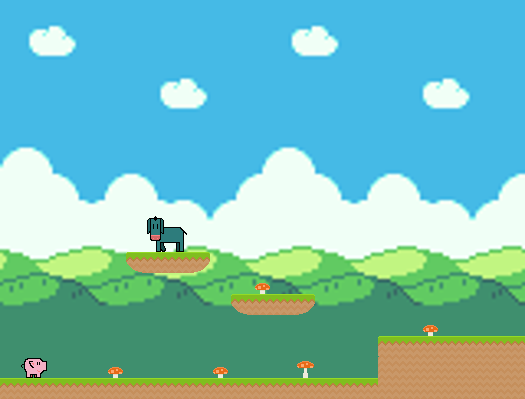

Below is a game level as drawn by its tile map, then a one-line description and the .tmx file that defines it, in full:
An orthogonal 25x19 tile map with 21x21 px tiles, 6 tile layers (platforms, collectables, objects, mobs, ...), 2 tilesets, 1 image layer.

<map version="1.0" tiledversion="1.0.2" orientation="orthogonal" renderorder="left-down" width="25" height="19" tilewidth="21" tileheight="21" infinite="0" nextobjectid="1">
 <tileset firstgid="1" source="sprites.tsx" />
 <tileset firstgid="901" source="characters.tsx" />
 <imagelayer name="bg">
  <image source="../bg_512x384.png" width="525" height="384" />
 </imagelayer>
 <layer name="platforms" width="25" height="19">
  <data encoding="csv">
0,0,0,0,0,0,0,0,0,0,0,0,0,0,0,0,0,0,0,0,0,0,0,0,0,
0,0,0,0,0,0,0,0,0,0,0,0,0,0,0,0,0,0,0,0,0,0,0,0,0,
0,0,0,0,0,0,0,0,0,0,0,0,0,0,0,0,0,0,0,0,0,0,0,0,0,
0,0,0,0,0,0,0,0,0,0,0,0,0,0,0,0,0,0,0,0,0,0,0,0,0,
0,0,0,0,0,0,0,0,0,0,0,0,0,0,0,0,0,0,0,0,0,0,0,0,0,
0,0,0,0,0,0,0,0,0,0,0,0,0,0,0,0,0,0,0,0,0,0,0,0,0,
0,0,0,0,0,0,0,0,0,0,0,0,0,0,0,0,0,0,0,0,0,0,0,0,0,
0,0,0,0,0,0,0,0,0,0,0,0,0,0,0,0,0,0,0,0,0,0,0,0,0,
0,0,0,0,0,0,0,0,0,0,0,0,0,0,0,0,0,0,0,0,0,0,0,0,0,
0,0,0,0,0,0,0,0,0,0,0,0,0,0,0,0,0,0,0,0,0,0,0,0,0,
0,0,0,0,0,0,0,0,0,0,0,0,0,0,0,0,0,0,0,0,0,0,0,0,0,
0,0,0,0,0,0,0,0,0,0,0,0,0,0,0,0,0,0,0,0,0,0,0,0,0,
0,0,0,0,0,0,126,124,124,156,0,0,0,0,0,0,0,0,0,0,0,0,0,0,0,
0,0,0,0,0,0,0,0,0,0,0,0,0,0,0,0,0,0,0,0,0,0,0,0,0,
0,0,0,0,0,0,0,0,0,0,0,126,124,124,156,0,0,0,0,0,0,0,0,0,0,
0,0,0,0,0,0,0,0,0,0,0,0,0,0,0,0,0,0,0,0,0,0,0,0,0,
0,0,0,0,0,0,0,0,0,0,0,0,0,0,0,0,0,0,123,124,124,124,124,124,124,
0,0,0,0,0,0,0,0,0,0,0,0,0,0,0,0,0,0,153,153,153,153,153,153,153,
124,124,124,124,124,124,124,124,124,124,124,124,124,124,124,124,124,124,153,153,153,153,153,153,153
</data>
 </layer>
 <layer name="collectables" width="25" height="19">
  <data encoding="csv">
0,0,0,0,0,0,0,0,0,0,0,0,0,0,0,0,0,0,0,0,0,0,0,0,0,
0,0,0,0,0,0,0,0,0,0,0,0,0,0,0,0,0,0,0,0,0,0,0,0,0,
0,0,0,0,0,0,0,0,0,0,0,0,0,0,0,0,0,0,0,0,0,0,0,0,0,
0,0,0,0,0,0,0,0,0,0,0,0,0,0,0,0,0,0,0,0,0,0,0,0,0,
0,0,0,0,0,0,0,0,0,0,0,0,0,0,0,0,0,0,0,0,0,0,0,0,0,
0,0,0,0,0,0,0,0,0,0,0,0,0,0,0,0,0,0,0,0,0,0,0,0,0,
0,0,0,0,0,0,0,0,0,0,0,0,0,0,0,0,0,0,0,0,0,0,0,0,0,
0,0,0,0,0,0,0,0,0,0,0,0,0,0,0,0,0,0,0,0,0,0,0,0,0,
0,0,0,0,0,0,0,0,0,0,0,0,0,0,0,0,0,0,0,0,0,0,0,0,0,
0,0,0,0,0,0,0,0,0,0,0,0,0,0,0,0,0,0,0,0,0,0,0,0,0,
0,0,0,0,0,0,0,0,0,0,0,0,0,0,0,0,0,0,0,0,0,0,0,0,0,
0,0,0,0,0,0,0,0,0,0,0,0,0,0,0,0,0,0,0,0,0,0,0,0,0,
0,0,0,0,0,0,0,0,0,0,0,0,0,0,0,0,0,0,0,0,0,0,0,0,0,
0,0,0,0,0,0,0,0,0,0,0,0,457,0,0,0,0,0,0,0,0,0,0,0,0,
0,0,0,0,0,0,0,0,0,0,0,0,0,0,0,0,0,0,0,0,0,0,0,0,0,
0,0,0,0,0,0,0,0,0,0,0,0,0,0,0,0,0,0,0,0,457,0,0,0,0,
0,0,0,0,0,0,0,0,0,0,0,0,0,0,0,0,0,0,0,0,0,0,0,0,0,
0,0,0,0,0,457,0,0,0,0,457,0,0,0,459,0,0,0,0,0,0,0,0,0,0,
0,0,0,0,0,0,0,0,0,0,0,0,0,0,0,0,0,0,0,0,0,0,0,0,0
</data>
 </layer>
 <layer name="objects" width="25" height="19">
  <data encoding="csv">
0,0,0,0,0,0,0,0,0,0,0,0,0,0,0,0,0,0,0,0,0,0,0,0,0,
0,0,0,0,0,0,0,0,0,0,0,0,0,0,0,0,0,0,0,0,0,0,0,0,0,
0,0,0,0,0,0,0,0,0,0,0,0,0,0,0,0,0,0,0,0,0,0,0,0,0,
0,0,0,0,0,0,0,0,0,0,0,0,0,0,0,0,0,0,0,0,0,0,0,0,0,
0,0,0,0,0,0,0,0,0,0,0,0,0,0,0,0,0,0,0,0,0,0,0,0,0,
0,0,0,0,0,0,0,0,0,0,0,0,0,0,0,0,0,0,0,0,0,0,0,0,0,
0,0,0,0,0,0,0,0,0,0,0,0,0,0,0,0,0,0,0,0,0,0,0,0,0,
0,0,0,0,0,0,0,0,0,0,0,0,0,0,0,0,0,0,0,0,0,0,0,0,0,
0,0,0,0,0,0,0,0,0,0,0,0,0,0,0,0,0,0,0,0,0,0,0,0,0,
0,0,0,0,0,0,0,0,0,0,0,0,0,0,0,0,0,0,0,0,0,0,0,0,0,
0,0,0,0,0,0,0,0,0,0,0,0,0,0,0,0,0,0,0,0,0,0,0,0,0,
0,0,0,0,0,0,0,0,0,0,0,0,0,0,0,0,0,0,0,0,0,0,0,0,0,
0,0,0,0,0,0,0,0,0,0,0,0,0,0,0,0,0,0,0,0,0,0,0,0,0,
0,0,0,0,0,0,0,0,0,0,0,0,0,0,0,0,0,0,0,0,0,0,0,0,0,
0,0,0,0,0,0,0,0,0,0,0,0,0,0,0,0,0,0,0,0,0,0,0,0,0,
0,0,0,0,0,0,0,0,0,0,0,0,0,0,0,0,0,0,0,0,0,0,0,0,0,
0,0,0,0,0,0,0,0,0,0,0,0,0,0,0,0,0,0,0,0,0,0,0,0,0,
0,0,0,0,0,0,0,0,0,0,0,0,0,0,0,0,0,0,0,0,0,0,0,0,0,
0,0,0,0,0,0,0,0,0,0,0,0,0,0,0,0,0,0,0,0,0,0,0,0,0
</data>
 </layer>
 <layer name="mobs" width="25" height="19">
  <data encoding="csv">
0,0,0,0,0,0,0,0,0,0,0,0,0,0,0,0,0,0,0,0,0,0,0,0,0,
0,0,0,0,0,0,0,0,0,0,0,0,0,0,0,0,0,0,0,0,0,0,0,0,0,
0,0,0,0,0,0,0,0,0,0,0,0,0,0,0,0,0,0,0,0,0,0,0,0,0,
0,0,0,0,0,0,0,0,0,0,0,0,0,0,0,0,0,0,0,0,0,0,0,0,0,
0,0,0,0,0,0,0,0,0,0,0,0,0,0,0,0,0,0,0,0,0,0,0,0,0,
0,0,0,0,0,0,0,0,0,0,0,0,0,0,0,0,0,0,0,0,0,0,0,0,0,
0,0,0,0,0,0,0,0,0,0,0,0,0,0,0,0,0,0,0,0,0,0,0,0,0,
0,0,0,0,0,0,0,0,0,0,0,0,0,0,0,0,0,0,0,0,0,0,0,0,0,
0,0,0,0,0,0,0,0,0,0,0,0,0,0,0,0,0,0,0,0,0,0,0,0,0,
0,0,0,0,0,0,0,0,0,0,0,0,0,0,0,0,0,0,0,0,0,0,0,0,0,
0,0,0,0,0,0,0,0,0,0,0,0,0,0,0,0,0,0,0,0,0,0,0,0,0,
0,0,0,0,0,0,0,0,0,0,0,0,0,0,0,0,0,0,0,0,0,0,0,0,0,
0,0,0,0,0,0,0,0,0,0,0,0,0,0,0,0,0,0,0,0,0,0,0,0,0,
0,0,0,0,0,0,0,0,0,0,0,0,0,0,0,0,0,0,0,0,0,0,0,0,0,
0,0,0,0,0,0,0,0,0,0,0,0,0,0,0,0,0,0,0,0,0,0,0,0,0,
0,0,0,0,0,0,0,0,0,0,0,0,0,0,0,0,0,0,0,0,0,0,0,0,0,
0,0,0,0,0,0,0,0,0,0,0,0,0,0,0,0,0,0,0,0,0,0,0,0,0,
0,0,0,0,0,0,0,0,0,0,0,0,0,0,0,0,0,0,0,0,0,0,0,0,0,
0,0,0,0,0,0,0,0,0,0,0,0,0,0,0,0,0,0,0,0,0,0,0,0,0
</data>
 </layer>
 <layer name="pig" width="25" height="19">
  <data encoding="csv">
0,0,0,0,0,0,0,0,0,0,0,0,0,0,0,0,0,0,0,0,0,0,0,0,0,
0,0,0,0,0,0,0,0,0,0,0,0,0,0,0,0,0,0,0,0,0,0,0,0,0,
0,0,0,0,0,0,0,0,0,0,0,0,0,0,0,0,0,0,0,0,0,0,0,0,0,
0,0,0,0,0,0,0,0,0,0,0,0,0,0,0,0,0,0,0,0,0,0,0,0,0,
0,0,0,0,0,0,0,0,0,0,0,0,0,0,0,0,0,0,0,0,0,0,0,0,0,
0,0,0,0,0,0,0,0,0,0,0,0,0,0,0,0,0,0,0,0,0,0,0,0,0,
0,0,0,0,0,0,0,0,0,0,0,0,0,0,0,0,0,0,0,0,0,0,0,0,0,
0,0,0,0,0,0,0,0,0,0,0,0,0,0,0,0,0,0,0,0,0,0,0,0,0,
0,0,0,0,0,0,0,0,0,0,0,0,0,0,0,0,0,0,0,0,0,0,0,0,0,
0,0,0,0,0,0,0,0,0,0,0,0,0,0,0,0,0,0,0,0,0,0,0,0,0,
0,0,0,0,0,0,0,0,0,0,0,0,0,0,0,0,0,0,0,0,0,0,0,0,0,
0,0,0,0,0,0,0,0,0,0,0,0,0,0,0,0,0,0,0,0,0,0,0,0,0,
0,0,0,0,0,0,0,0,0,0,0,0,0,0,0,0,0,0,0,0,0,0,0,0,0,
0,0,0,0,0,0,0,0,0,0,0,0,0,0,0,0,0,0,0,0,0,0,0,0,0,
0,0,0,0,0,0,0,0,0,0,0,0,0,0,0,0,0,0,0,0,0,0,0,0,0,
0,0,0,0,0,0,0,0,0,0,0,0,0,0,0,0,0,0,0,0,0,0,0,0,0,
0,0,0,0,0,0,0,0,0,0,0,0,0,0,0,0,0,0,0,0,0,0,0,0,0,
0,906,0,0,0,0,0,0,0,0,0,0,0,0,0,0,0,0,0,0,0,0,0,0,0,
0,0,0,0,0,0,0,0,0,0,0,0,0,0,0,0,0,0,0,0,0,0,0,0,0
</data>
 </layer>
 <layer name="donkey" width="25" height="19">
  <data encoding="csv">
0,0,0,0,0,0,0,0,0,0,0,0,0,0,0,0,0,0,0,0,0,0,0,0,0,
0,0,0,0,0,0,0,0,0,0,0,0,0,0,0,0,0,0,0,0,0,0,0,0,0,
0,0,0,0,0,0,0,0,0,0,0,0,0,0,0,0,0,0,0,0,0,0,0,0,0,
0,0,0,0,0,0,0,0,0,0,0,0,0,0,0,0,0,0,0,0,0,0,0,0,0,
0,0,0,0,0,0,0,0,0,0,0,0,0,0,0,0,0,0,0,0,0,0,0,0,0,
0,0,0,0,0,0,0,0,0,0,0,0,0,0,0,0,0,0,0,0,0,0,0,0,0,
0,0,0,0,0,0,0,0,0,0,0,0,0,0,0,0,0,0,0,0,0,0,0,0,0,
0,0,0,0,0,0,0,0,0,0,0,0,0,0,0,0,0,0,0,0,0,0,0,0,0,
0,0,0,0,0,0,0,0,0,0,0,0,0,0,0,0,0,0,0,0,0,0,0,0,0,
0,0,0,0,0,0,0,0,0,0,0,0,0,0,0,0,0,0,0,0,0,0,0,0,0,
0,0,0,0,0,0,0,0,0,0,0,0,0,0,0,0,0,0,0,0,0,0,0,0,0,
0,0,0,0,0,0,0,905,0,0,0,0,0,0,0,0,0,0,0,0,0,0,0,0,0,
0,0,0,0,0,0,0,0,0,0,0,0,0,0,0,0,0,0,0,0,0,0,0,0,0,
0,0,0,0,0,0,0,0,0,0,0,0,0,0,0,0,0,0,0,0,0,0,0,0,0,
0,0,0,0,0,0,0,0,0,0,0,0,0,0,0,0,0,0,0,0,0,0,0,0,0,
0,0,0,0,0,0,0,0,0,0,0,0,0,0,0,0,0,0,0,0,0,0,0,0,0,
0,0,0,0,0,0,0,0,0,0,0,0,0,0,0,0,0,0,0,0,0,0,0,0,0,
0,0,0,0,0,0,0,0,0,0,0,0,0,0,0,0,0,0,0,0,0,0,0,0,0,
0,0,0,0,0,0,0,0,0,0,0,0,0,0,0,0,0,0,0,0,0,0,0,0,0
</data>
 </layer>
</map>
